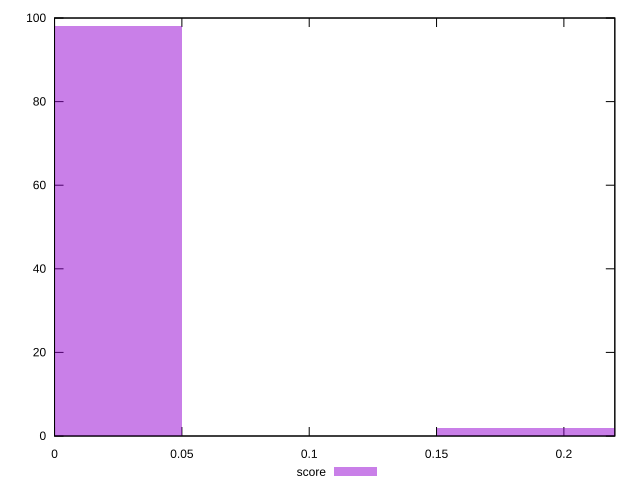

Write the gnuplot code that produced this figure.
reset

$score <<EOF
0 98
0.2 2
EOF

set key outside below
set boxwidth 0.1
set xrange [0:0.22]
set yrange [0:100]
set trange [0:100]
set style fill transparent solid 0.5 noborder
set terminal svg size 640, 490 enhanced background rgb 'white'
set output "reprap/unused-javascript/samples/pages+cached+noexternal+nomedia+nocss/score/histogram.svg"

plot $score title "score" with boxes

reset
